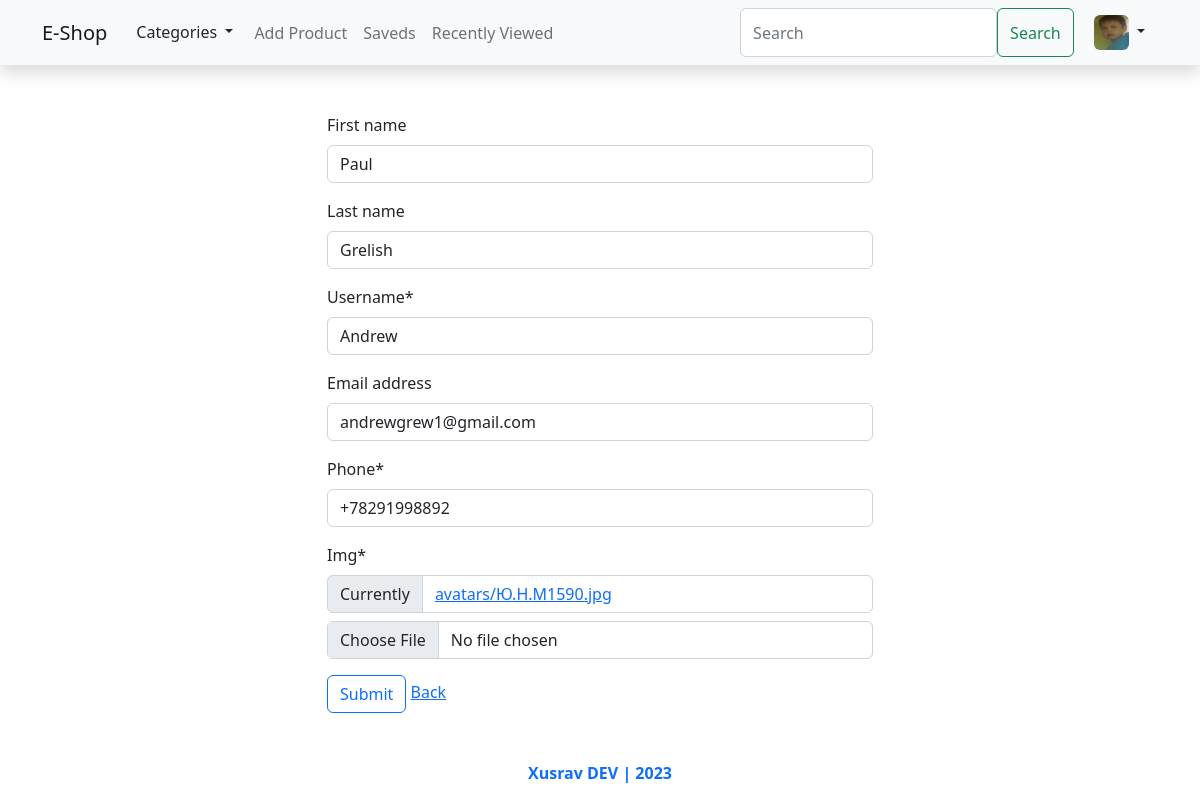
The app's page /users/update (signed in) with its own data.
### users/models.py (models this page shows)
class CustomUser(AbstractUser):
    phone = models.CharField(max_length=15)
    username = models.CharField(max_length=50, unique=True)
    img = models.ImageField(upload_to='avatars/', default='avatars/default.png')
    def __str__(self):
        return f"Username: {self.username}"

### users/views.py (the view, shortened to what this page needs)
# urls.py: path('update', UpdateProfileView.as_view(), name='update'),
class UpdateProfileView(LoginRequiredMixin, View):
    login_url = 'login'
    def get(self, request):
        form = UpdateProfile(instance=request.user)
        return render(request, 'profile_update.html', {'form': form})

### users/forms.py
class UpdateProfile(forms.ModelForm):
    class Meta:
        model = CustomUser
        fields = ['first_name', 'last_name', 'username', 'email', "username", 'phone', "img"]

### commerce/views.py (called while the page is built)
def get_category(request):
    categories = Category.objects.all()
    return {'categories': categories}

### templates/profile_update.html (shortened to what this page needs)
{% extends 'base.html' %}
{% load crispy_forms_tags %}
{% block content %}
    <div class="container">
        <div class="row">
            <div class="col"></div>
            <div class="col-6 mt-5">
                <form method="post" enctype="multipart/form-data">
                    {{ form|crispy }}
                    <button type="submit" class="btn btn-outline-primary">Submit</button>
                    <a href="{% url 'profile' request.user %}">Back</a>
                </form>
            </div>
            <div class="col"></div>
        </div>
    </div>
{% endblock %}

### templates/base.html (shortened to what this page needs)
{% load static %}
<!DOCTYPE html>
<html lang="en">
<head>
    <link rel="stylesheet" type="text/css" href="{% static 'style.css' %}">
    <link rel="stylesheet" href="https://cdn.jsdelivr.net/npm/bootstrap-icons@1.3.0/font/bootstrap-icons.css">
</head>
<body>
<nav class="shadow navbar navbar-expand-lg bg-light">
    <div class="container">
        <a class="navbar-brand" href="/">E-Shop</a>
        <div class="collapse navbar-collapse" id="navbarContent">
            <ul class="navbar-nav me-auto mb-2 mb-lg-0">
                <li class="nav-tem">
                    <div class="btn-group">
                        <button type="button" class="btn  dropdown-toggle" data-bs-toggle="dropdown"
                                data-bs-display="static" aria-expanded="false">
                            Categories
                        </button>
                    </div>
                </li>
                <li class="nav-item">
                    <a class="nav-link" href="{% url 'new' %}">Add Product</a>
                </li>
                <li class="nav-item">
                    <a class="nav-link" href="{% url 'saveds' %}">Saveds</a>
                </li>
                <li class="nav-item">
                    <a class="nav-link" href="{% url 'recently' %}">Recently Viewed</a>
                </li>
            </ul>
            <div class="btn-group">
                <form class="d-flex " role="search" method="get">
                    <input class="form-control" name="q" type="search" placeholder="Search" aria-label="Search">
                    <button class="btn btn-outline-success me-2" type="submit">Search</button>
                </form>
                {% if request.user.is_authenticated %}
                    <button type="button" class="btn dropdown-toggle" data-bs-toggle="dropdown"
                            data-bs-display="static"
                            aria-expanded="false">
                        <img src="{{ user.img.url }}" width="35" height="35" class="rounded" alt="">
                    </button>
                {% else %}
                    <a href="{% url 'login' %}" class="btn btn-outline-primary">Login</a>
                    <a href="{% url 'signup' %}" class="btn btn-outline-secondary">SignUp</a>
                {% endif %}
            </div>
        </div>
    </div>
</nav>
{% block content %}
{% endblock %}
<div class="footer m-5 mb-3 ">
    <center class="text-muted"><b><a class="link-primary nav-link"
                                     href="https://www.linkedin.com/in/xusrav-maxmadjanov-80b614246/">Xusrav DEV |
        2023</a></b></center>
</div>
</body>
</html>

### records on screen
CustomUser: img (picture), first_name "Paul", last_name "Grelish", username "Andrew", email "andrewgrew1@gmail.com", phone "+78291998892"
